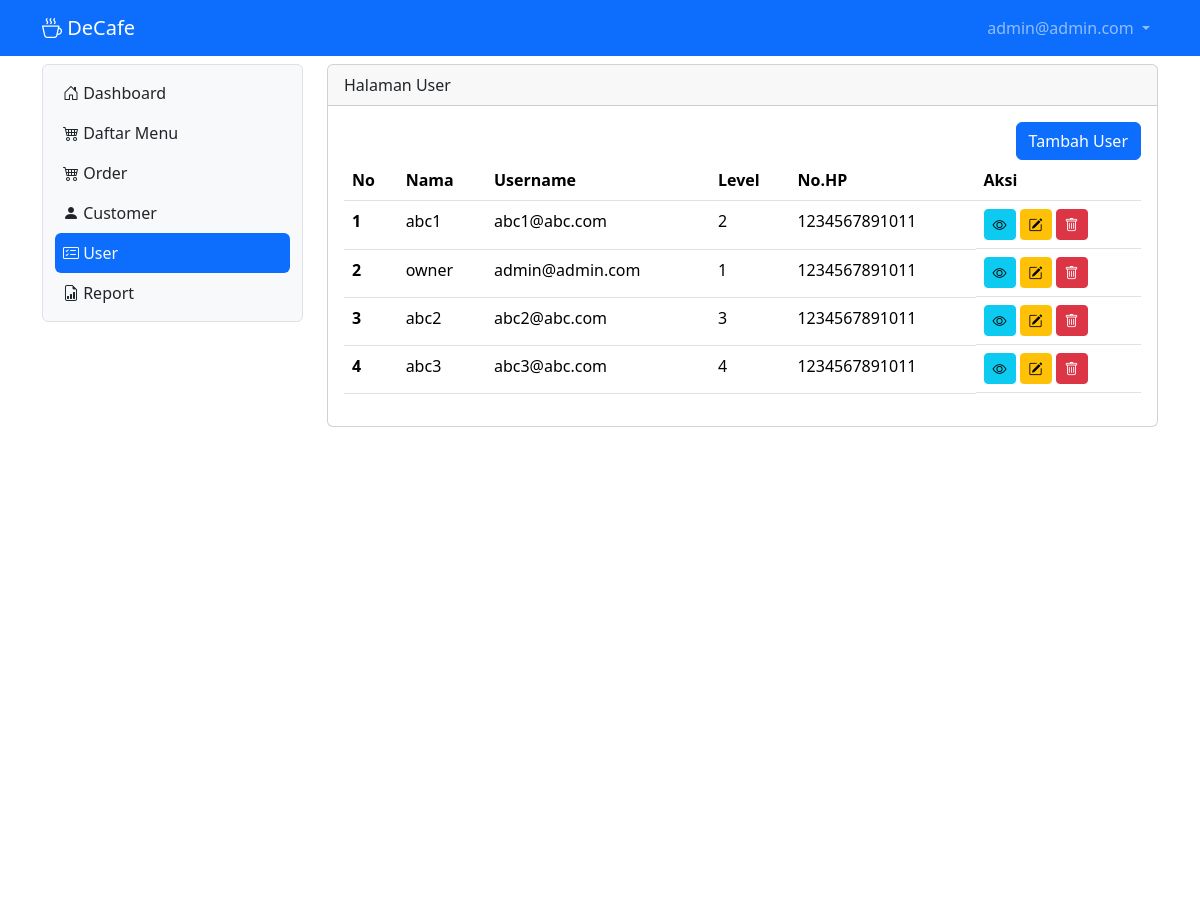
Page /user (signed in, upper part) on the earlier database version.
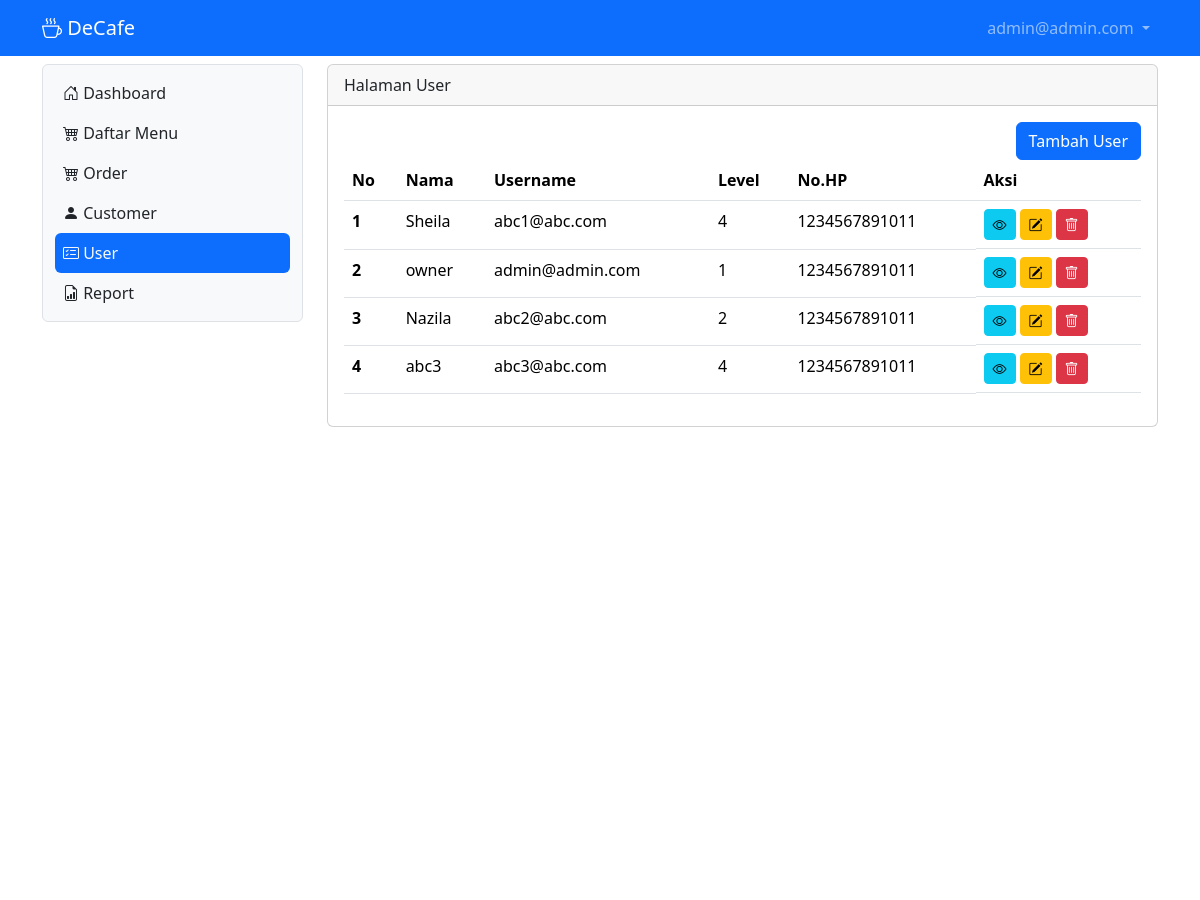
Same page on the later database version.
### tables this page shows
CREATE TABLE IF NOT EXISTS `tb_user` (
  `id` int NOT NULL AUTO_INCREMENT,
  `nama` varchar(200) DEFAULT NULL,
  `username` varchar(200) DEFAULT NULL,
  `password` varchar(200) DEFAULT NULL,
  `level` int DEFAULT NULL,
  `nohp` varchar(15) DEFAULT NULL,
  `alamat` varchar(300) DEFAULT NULL,
  PRIMARY KEY (`id`)
);

### user.php (the view, shortened to what this page needs)
<?php
include "proses/connect.php";
$query = mysqli_query($conn, "SELECT * FROM tb_user");
while ($record = mysqli_fetch_array($query)){
    $result[] = $record;
}
?>
<div class="col-lg-9 mt-2">
    <div class="card">
        <div class="card-header">
            Halaman User
        </div>
        <div class="card-body">
            <div class="row">
                <div class="col d-flex justify-content-end">
                    <button class="btn btn-primary" data-bs-toggle="modal" data-bs-target="#ModalTambahUser"> Tambah User</button>
                </div>
            </div>
            <?php
            if(empty($result)){
                echo "Data user tidak ada";
            }else{
            ?>
            <div class="table-responsive">
                <table class="table table-hover">
                    <thead>
                        <tr>
                            <th scope="col">No</th>
                            <th scope="col">Nama</th>
                            <th scope="col">Username</th>
                            <th scope="col">Level</th>
                            <th scope="col">No.HP</th>
                            <th scope="col">Aksi</th>
                        </tr>
                    </thead>
                    <tbody>
                        <?php
                        $no =1;
                        foreach ($result as $row) {
                            ?>
                        <tr>
                            <th scope="row"><?php echo $no++?></th>
                            <td><?php echo $row['nama'] ?></td>
                            <td><?php echo $row['username'] ?></td>
                            <td><?php echo $row['level'] ?></td>
                            <td><?php echo $row['nohp'] ?></td>
                            <td class="d-flex">
                                <button class="btn btn-info btn-sm me-1" data-bs-toggle="modal" data-bs-target="#ModalView"><i class="bi bi-eye"></i></button>
                                <button class="btn btn-warning btn-sm me-1"><i class="bi bi-pencil-square"></i></button>
                                <button class="btn btn-danger btn-sm "><i class="bi bi-trash"></i></button>
                            </td>
                        </tr>
                        <?php
                        }
                        ?>
                    </tbody>
                </table>
            </div>
            <?php
            }
            ?>
        </div>
    </div>
</div>

### index.php (shortened to what this page needs)
<?php
if(isset($_GET['x']) && $_GET['x']=='home'){
    $page = "home.php";
    include "main.php";
}elseif(isset($_GET['x']) && $_GET['x']=='order'){
    $page = "order.php";
    include "main.php";
}elseif(isset($_GET['x']) && $_GET['x']=='user'){
    if($_SESSION['level_decafe']==1){
        include "main.php";
    }else{
        $page = "home.php";
        include "main.php";
    }
}elseif(isset($_GET['x']) && $_GET['x']=='customer'){
    $page = "customer.php";
    include "main.php";
}elseif(isset($_GET['x']) && $_GET['x']=='menu'){
    $page = "menu.php";
    include "main.php";
}elseif(isset($_GET['x']) && $_GET['x']=='login'){
    include "login.php";
}elseif(isset($_GET['x']) && $_GET['x']=='logout'){
    include "proses/proses_logout.php";
}else{
    $page = "home.php";
    include "main.php";
}
?>

### main.php (shortened to what this page needs)
<?php
    include "proses/connect.php";
    $query = mysqli_query($conn, "SELECT * FROM tb_user WHERE username = '$_SESSION[username_decafe]'");
    $hasil = mysqli_fetch_array($query);
?>
<!doctype html>
<html lang="en">
<head>
    <link href="https://cdn.jsdelivr.net/npm/bootstrap@5.3.2/dist/css/bootstrap.min.css" rel="stylesheet">
    <link rel="stylesheet" href="https://cdn.jsdelivr.net/npm/bootstrap-icons@1.11.1/font/bootstrap-icons.css">
</head>
<body style="height: 3000px;">
    <?php include "header.php"; ?>
    <div class="container-lg">
        <div class="row">
            <?php include "sidebar.php"; ?>
                <?php
                    include $page;
                ?>
        </div>
    </div>
</body>
</html>

### header.php (shortened to what this page needs)
<nav class="navbar navbar-expand navbar-dark bg-primary sticky-top">
        <div class="container-lg">
            <a class="navbar-brand" href="."><i class="bi bi-cup-hot"> </i>DeCafe</a>
            <div class="collapse navbar-collapse justify-content-end" id="navbarNavDropdown">
                <ul class="navbar-nav">
                    <li class="nav-item dropdown">
                        <a class="nav-link dropdown-toggle" href="#" role="button" data-bs-toggle="dropdown" aria-expanded="false">
                            <?php   echo $hasil['username']; ?>
                        </a>
                    </li>
                </ul>
            </div>
        </div>
    </nav>

### sidebar.php (shortened to what this page needs)
<div class="col-lg-3">
                <nav class="navbar navbar-expand-lg bg-light rounded border mt-2">
                    <div class="container-fluid">
                        <div class="offcanvas offcanvas-start" tabindex="-1" id="offcanvasNavbar" aria-labelledby="offcanvasNavbarLabel" style="width: 250px;">
                            <div class="offcanvas-body">
                                <ul class="navbar-nav nav-pills flex-column justify-content-end flex-grow-1">
                                    <li class="nav-item">
                                        <a class="nav-link ps-2 <?php echo ((isset($_GET['x']) && $_GET['x']=='home') || !isset($_GET['x'])) ? 'active link-light' : 'link-dark' ; ?> " aria-current="page" href="home"><i class="bi bi-house-door"></i> Dashboard</a>
                                    </li>
                                    <li class="nav-item">
                                        <a class="nav-link  ps-2 <?php echo (isset($_GET['x']) && $_GET['x']=='menu') ? 'active link-light' : 'link-dark' ; ?>" href="menu"><i class="bi bi-cart4"></i> Daftar Menu</a>
                                    </li>
                                    <li class="nav-item">
                                        <a class="nav-link  ps-2 <?php echo (isset($_GET['x']) && $_GET['x']=='order') ? 'active link-light' : 'link-dark' ; ?>" href="order"><i class="bi bi-cart4"></i> Order</a>
                                    </li>
                                    <li class="nav-item">
                                        <a class="nav-link  ps-2 <?php echo (isset($_GET['x']) && $_GET['x']=='customer') ? 'active link-light' : 'link-dark' ; ?>" href="customer"><i class="bi bi-person-fill"></i> Customer</a>
                                    </li>
                                    <?php if($hasil['level']==1) { ?>
                                    <li class="nav-item">
                                        <a class="nav-link  ps-2 <?php echo (isset($_GET['x']) && $_GET['x']=='user') ? 'active link-light' : 'link-dark' ; ?>" href="user"><i class="bi bi-card-checklist"></i> User</a>
                                    </li>
                                    <li class="nav-item">
                                        <a class="nav-link  ps-2 <?php echo (isset($_GET['x']) && $_GET['x']=='report') ? 'active link-light' : 'link-dark' ; ?>" href="report"><i class="bi bi-file-earmark-bar-graph"></i> Report</a>
                                    </li>
                                    <?php } ?>
                                </ul>
                            </div>
                        </div>
                    </div>
                </nav>
            </div>

Differences in the rows shown:
changed tb_user "abc1@abc.com": nama "abc1" → "Sheila"; level "2" → "4"
changed tb_user "abc2@abc.com": nama "abc2" → "Nazila"; level "3" → "2"
